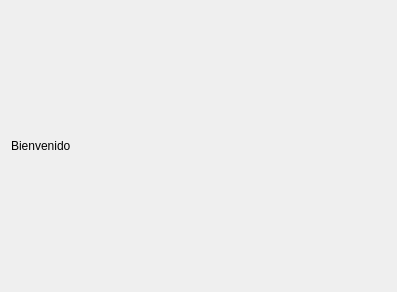
<?xml version="1.0" encoding="UTF-8"?>
<ui version="4.0">
 <class>MainBoardwidget</class>
 <widget class="QWidget" name="MainBoardwidget">
  <property name="geometry">
   <rect>
    <x>0</x>
    <y>0</y>
    <width>397</width>
    <height>292</height>
   </rect>
  </property>
  <property name="windowTitle">
   <string>Form</string>
  </property>
  <layout class="QGridLayout" name="gridLayout">
   <item row="0" column="0">
    <layout class="QVBoxLayout" name="verticalLayout">
     <item>
      <widget class="QLabel" name="labelTitle">
       <property name="text">
        <string>Bienvenido</string>
       </property>
      </widget>
     </item>
    </layout>
   </item>
  </layout>
 </widget>
 <resources/>
 <connections/>
</ui>
